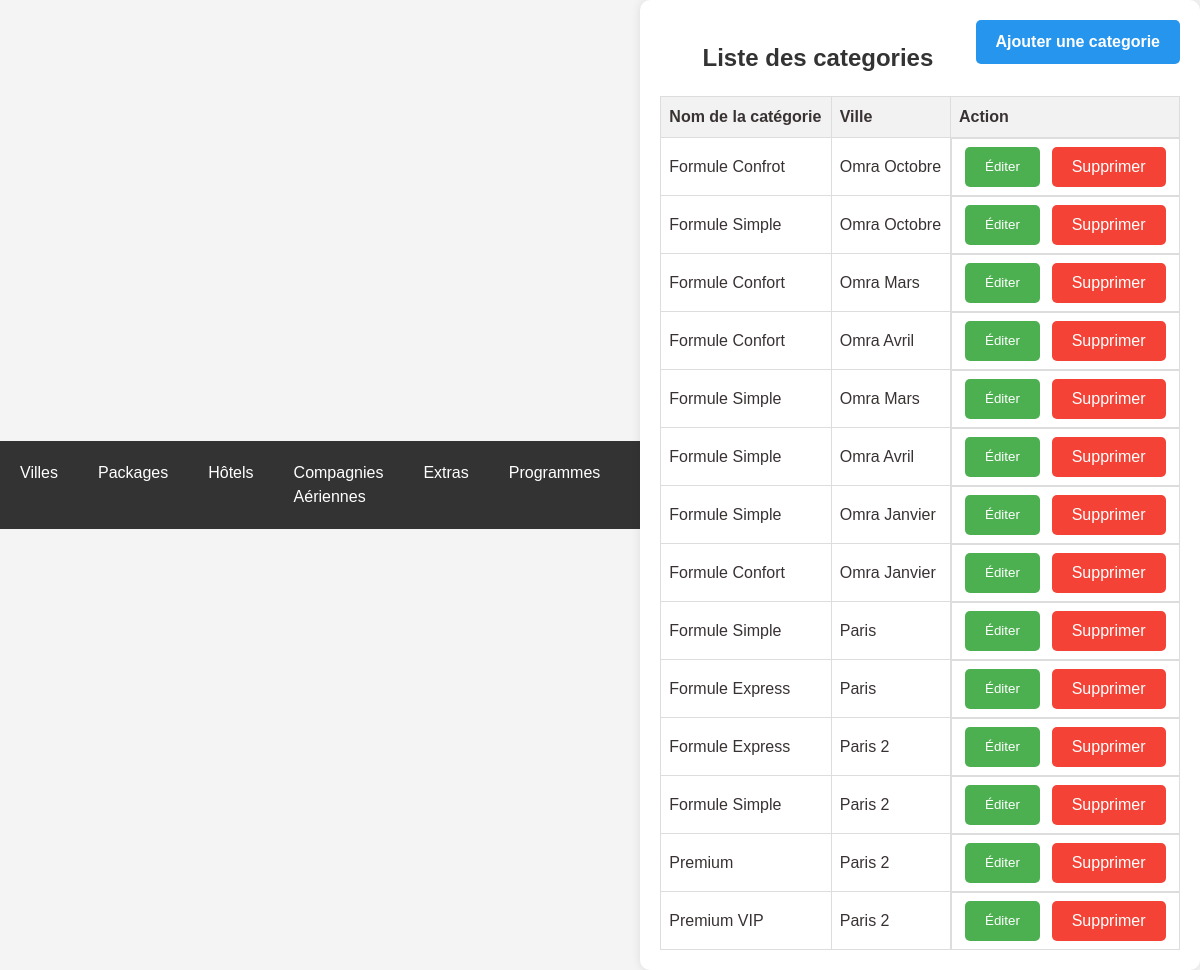
The page /list_type_formule_omra.php (signed in) on the database as committed earlier.
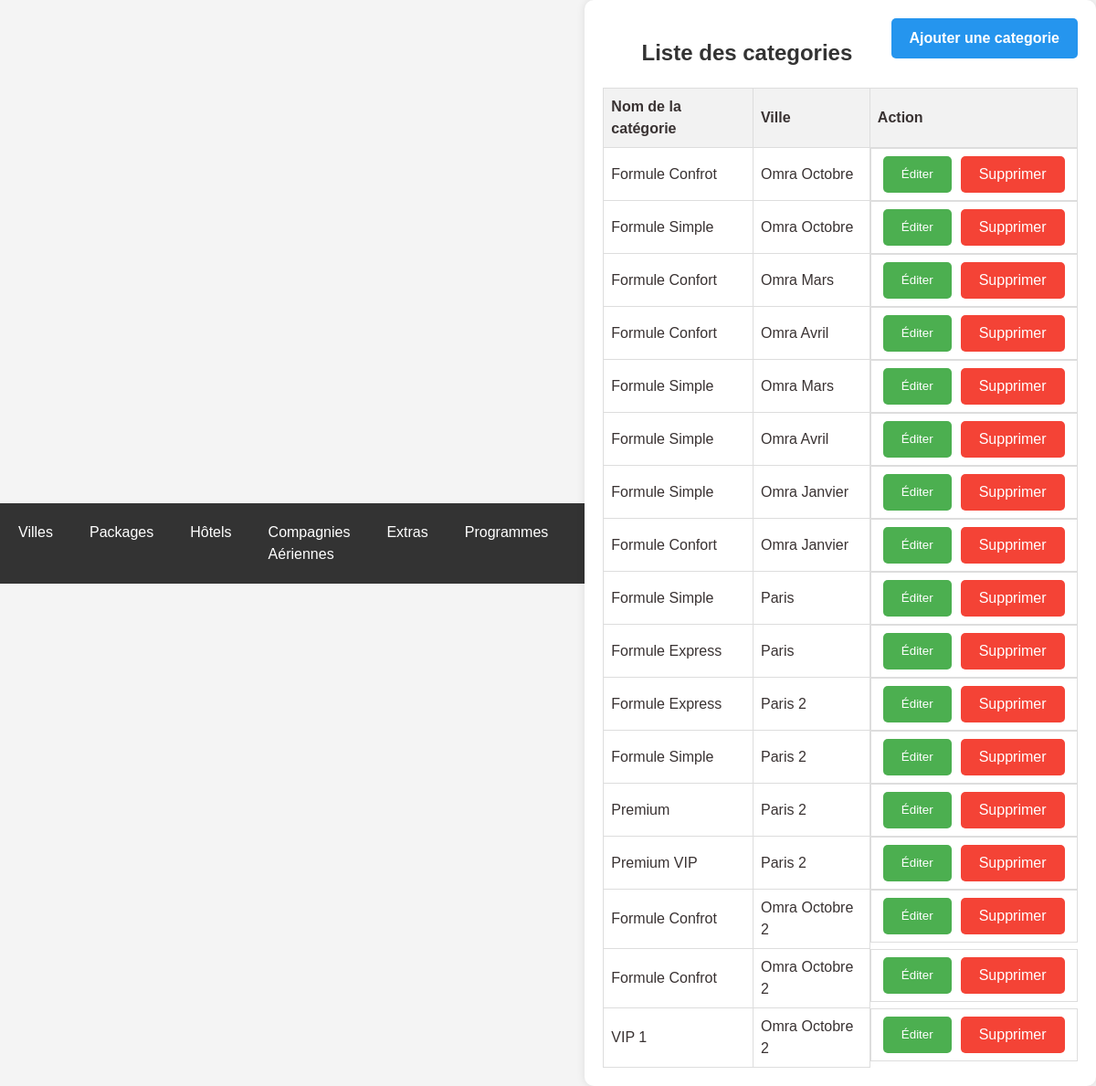
The same page on the database as committed later.
### tables this page shows
CREATE TABLE `type_formule_omra` (
  `id` int(11) NOT NULL,
  `nom` varchar(255) NOT NULL,
  `formule_parent_id` int(11) DEFAULT NULL
);

CREATE TABLE `omra_packages` (
  `id` int(11) NOT NULL,
  `nom` varchar(255) NOT NULL,
  `description` text NOT NULL,
  `photo` varchar(255) NOT NULL
);

### list_type_formule_omra.php (the view, shortened to what this page needs)
<!DOCTYPE html>
<html lang="fr">
<head>
    <link rel="stylesheet" href="styles.css">
    <?php include 'header.php'; ?>
</head>
<body>
    <div class="container">
        <a href="ajout_type_formule.php" class='btn-add'><b>Ajouter une categorie</b></a>
        <h2 class="text-center">Liste des categories</h2>
        <table class="table table-bordered">
            <thead>
                <tr>
                    <th>Nom de la catégorie</th>
                    <th>Ville</th>
                    <th>Action</th>
                </tr>
            </thead>
            <tbody>
                <?php
                include 'db.php';
                $sql_types_formules = "SELECT type_formule_omra.id, type_formule_omra.nom AS nom_formule, omra_packages.nom AS nom_package
                                   FROM type_formule_omra
                                   LEFT JOIN omra_packages ON type_formule_omra.formule_parent_id = omra_packages.id";
                $result_types_formules = mysqli_query($conn, $sql_types_formules);
                if (mysqli_num_rows($result_types_formules) > 0) {
                    while ($row_type_formule = mysqli_fetch_assoc($result_types_formules)) {
                        echo "<tr>";
                        echo "<td>" . $row_type_formule['nom_formule'] . "</td>";
                        echo "<td>" . $row_type_formule['nom_package'] . "</td>";
                        echo "<td class='btn-group'>";
                        echo "<button class='btn btn-edit' onclick=\"window.location.href='edit_type_formule.php?id=" . $row_type_formule['id'] . "'\">Éditer</button>";
                        echo "<a class='btn btn-delete' href='delete_type_formule.php?id=" . $row_type_formule['id'] . "' onclick=\"return confirm('Êtes-vous sûr de vouloir supprimer ce type de formule?')\">Supprimer</a>";
                        echo "</td>";
                        echo "</tr>";
                    }
                } else {
                    echo "<tr><td colspan='3'>Aucun type de formule Omra disponible pour le moment.</td></tr>";
                }
                ?>
            </tbody>
        </table>
    </div>
</body>
</html>

Rows that differ between the two databases and show on the page:
added type_formule_omra: nom "Formule Confrot", formule_parent.nom "Omra Octobre 2"
added type_formule_omra: nom "Formule Confrot", formule_parent.nom "Omra Octobre 2"
added type_formule_omra: nom "VIP 1", formule_parent.nom "Omra Octobre 2"
